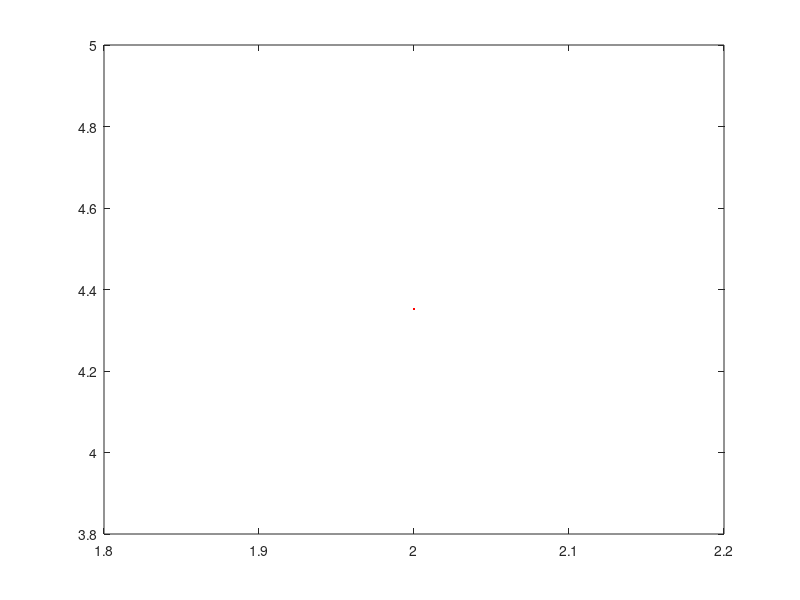

Source code (MATLAB): (Note: this script raises an error after producing the figure.)
  
function sqr(~)
    y = [0, 0.000479, 0.006732, 0.026932, 0.058195, 0.074809, 0.030482, 0.120319,0.387483, 0.712619, 0.958924, 0.938074, 0.48283 , 0.472619, 1.802771, 3.16575 , 4.052411, 3.922967, 2.403475, 0.515462, 4.352160;];
    x = 0:0.1:2;
    u = 0:0.01:2;                               %Делим отрезок [0, 2] на 200 точек, с шагом 0.01
    w = 0:0.01:2; 
    a = s();
    for i = 1:200                       
        w(i) = Pol(u(i), a);                       %вычисляем значения полученного полинома в 200 точках
    end
    plot(u, w);                                 %рисуем графи полинома
    for j = 1:21
        plot(x(j), y(j), '.', 'color', 'red');  %Выводим заданные по условию точки на графике
    end
    hold on;                                     %Добавляем сетку на график
    grit on;                                     %Накладываем точки условия, на полученный график
    
    X = ['Полученый полином:', num2str(a(1)), ' + ' , num2str(a(2)), 'x ', '', num2str(a(3)), 'x^2 ', '+ ', num2str(a(4)), 'x^3 ', '', num2str(a(5)), 'x^4'];
    disp(X);
    disp('Погрешность:');
    for i = 1:21
        disp(abs(Pol(x(i), a) - y(i)));
    end
end
function r = Pol(x, a)
    r = a(1) + a(2)*x + a(3)*x^2 + a(4)*x^3 + a(5)*x^4;  %искомый полином
end

function a = s(~)
    y = [0, 0.000479, 0.006732, 0.026932, 0.058195, 0.074809, 0.030482, 0.120319,0.387483, 0.712619, 0.958924, 0.938074, 0.48283 , 0.472619, 1.802771, 3.16575 , 4.052411, 3.922967, 2.403475, 0.515462, 4.352160;];
    x = 0:0.1:2;
    g = [0 0 0 0 0;
         0 0 0 0 0;
         0 0 0 0 0;
         0 0 0 0 0;
         0 0 0 0 0;];
    b = [0;
         0; 
         0;
         0;
         0;];
   
    for l = 0:4
        for i = 1:21
            b(l + 1) = b(l + 1) + (x(i)^l) * y(i);                         %Вычисляем коэффициенты b[l]
        end
        for k = 0:4
            for i = 1:21
                g(l + 1, k + 1) = g(l + 1, k + 1) + (x(i)^l) * (x(i)^k);   %Вычисляем коэффициенты матрицы
            end
        end
    end                                                      
    a = Gauss(g, b);
   
end
function x = Gauss(A, b)      %Решение СЛАУ методом Гаусса
    l = 1;
    N = 5;
    %прямой ход
    for k = 1:N
        if A(k, k) == 0
            l = k;
            while A(k, k) == 0      %Выбор главного элемента
                A = swp(A, k, l);
                l = l + 1;
            end
        end
        tmp = A(k, k);
       
        b(k) = b(k) / tmp;
        for i = k:N
            A(k, i) = A(k, i) / tmp;
      
        end
        
        for j = k + 1:N
            ker = A(j, k);
            b(j) = b(j) - b(k) * ker;
            for i = k:N
                A(j, i) = A(j, i) - A(k, i) * ker;        
            end      
        end       
    end
    %Обратный ход
    for k = N:-1:1
        tmp = A(k, k);
        b(k) = b(k) / tmp;
        A(k, k) = A(k, k) / tmp;
        
        for j = k - 1:-1:1
            ker = A(j, k);
            b(j) = b(j) - b(k) * ker;       
          %  A(j, k) = A(j, k) - A(k, k) * ker ;
        end
    end
    x = b;
end
function B = swp(A, m, n) %Меняет местами m-ую и n-ую строки
    for k = 1:N
        tmp = A(m, k);
        A(m, k) = A(n, k);
        A(n, k) = tmp;
    end
    B = A;
end